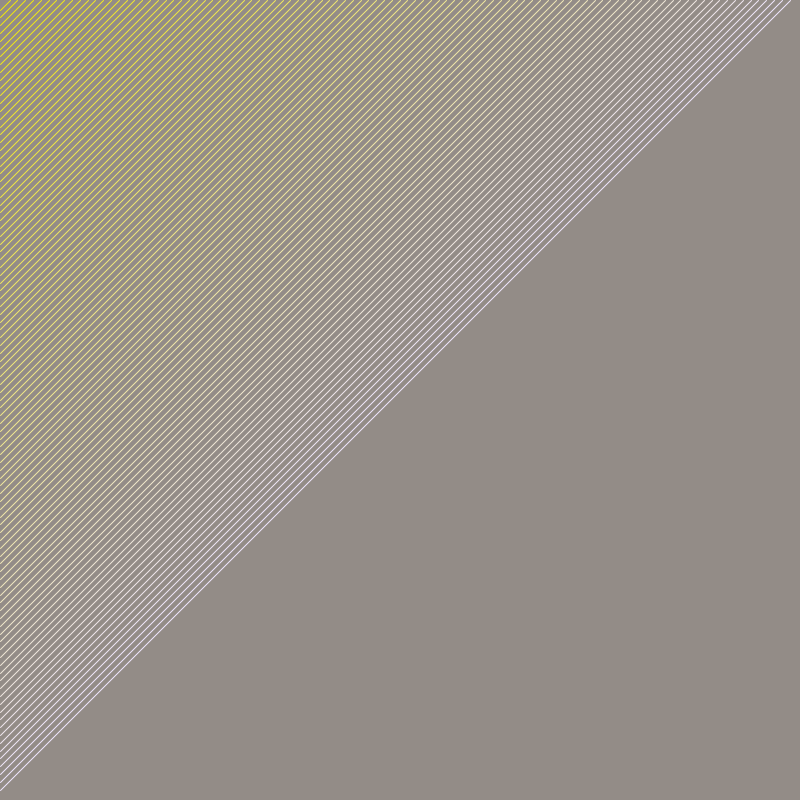
Frame 1 (no input)
Frame 60 (the mouse pressed at the canvas centre just before this capture): identical to frame 1, image omitted
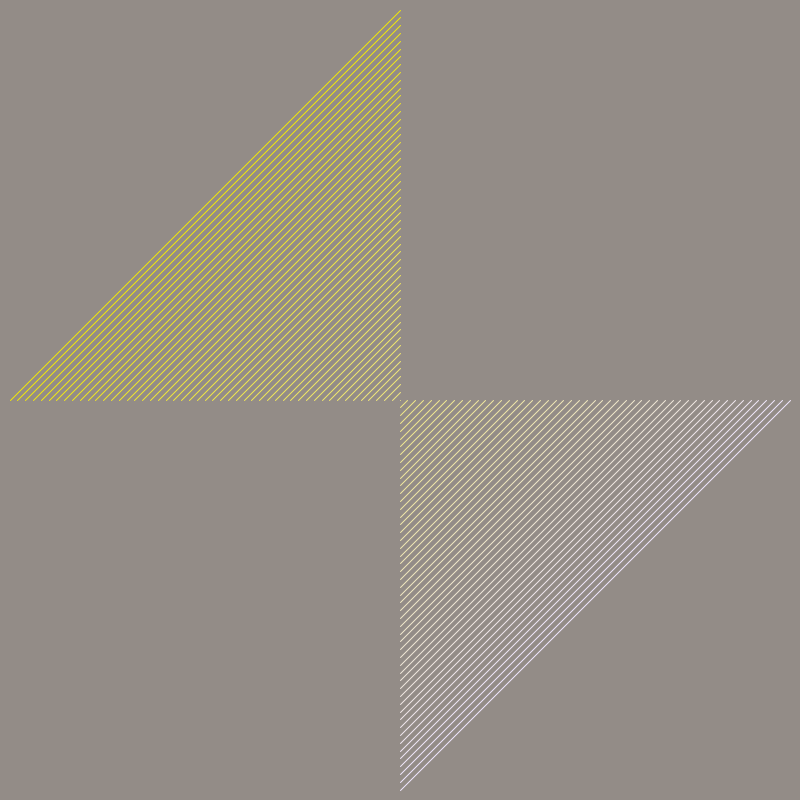
Frame 120 (the mouse held since frame 60 and released just before this capture)

The Processing sketch that drew these frames (run headless with seeded random() and noise(); from frame 60 on, the mouse is pressed at the canvas centre):

// Processing sketch: lines_grid
// ── lines_grid.pde
void setup() {
  size(800, 800);
}

void draw() {
  background(147, 140, 135);
  stroke(241, 233, 230);

  int lines = 101;
  int border = 10;
  float maxSize = width - (2 * border);
  float step = maxSize / (lines - 1);

  for (int i = 0; i <= lines - 1; i++) {
    int z = (int)(i * step + border);
    stroke(241, 233, (z / maxSize) * 255);
    line(mouseX, z, z, mouseY);
  }
}
